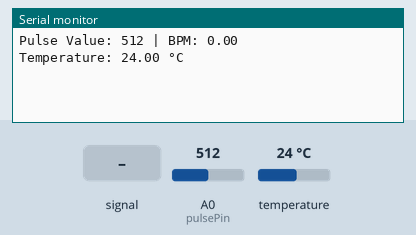
The sketch below on a simulated Arduino Uno, built with avr-gcc and run on an emulated ATmega328P. Shown: the last lines printed to the serial monitor. The test bench sets the inputs (shaded band); at power-on: temperature 24 °C, A0 (pulsePin) = 512.

Above: at 11.5 s.
11.6 s: A0 (pulsePin) fed a 200 Hz sine of ±81 counts around its level
At 12.2 s:
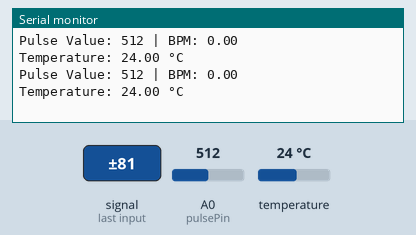
20.2 s: temperature set to 12 °C
At 22.7 s:
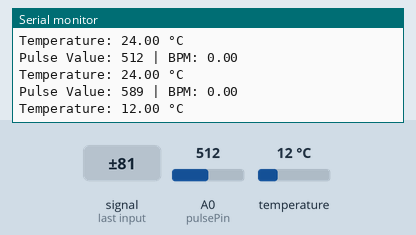
28.8 s: A0 (pulsePin) set to 530
At 34.5 s:
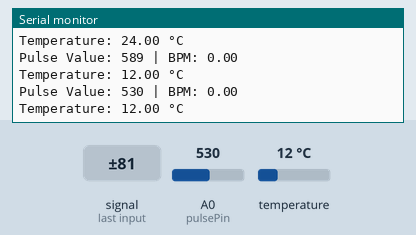
37.4 s: A0 (pulsePin) fed a 1000 Hz sine of ±255 counts around its level
46.0 s: temperature set to 19 °C
At 47.0 s:
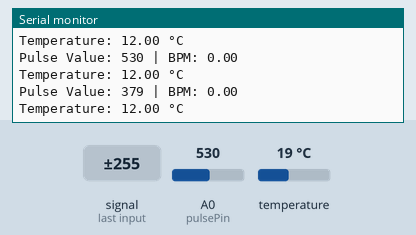
54.6 s: A0 (pulsePin) set to 511
At 55.6 s:
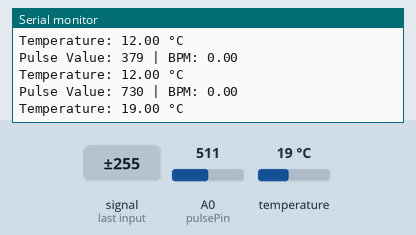
Timing chart, 0 to 57.6 s (numbered marks = the images above; inputs shaded):
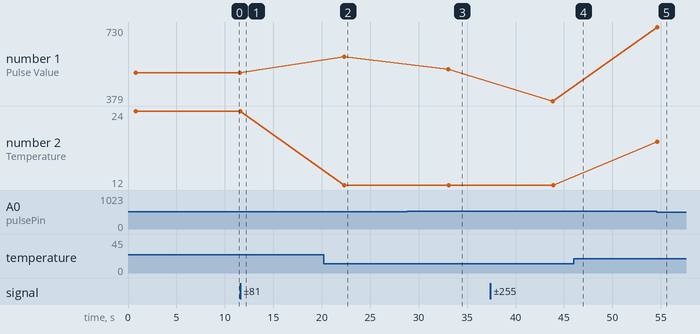

The sketch:

Pulse_Temp.ino
```cpp
#include <OneWire.h>
#include <DallasTemperature.h>

// Data wire is plugged into pin 8 on the Arduino board
#define ONE_WIRE_BUS 8
OneWire oneWire(ONE_WIRE_BUS);
DallasTemperature sensors(&oneWire);

// Pulse sensor connected to analog pin A0
const int pulsePin = A0;
int pulseValue = 0;
int threshold = 520; // Adjust this threshold as needed based on your sensor

// Variables for BPM calculation
unsigned long lastBeatTime = 0;
int beatCount = 0;
float BPM = 0;

void setup() {
  // Start the serial communication
  Serial.begin(9600);

  // Start the temperature sensor library
  sensors.begin();

  // Initialize the last beat time
  lastBeatTime = millis();
}

void loop() {
  // Read the pulse sensor value
  pulseValue = analogRead(pulsePin);

  // Check if the pulse value exceeds the threshold (indicating a beat)
  if (pulseValue > threshold) {
    // Ensure it's a valid beat by waiting for a small interval (debouncing)
    if (millis() - lastBeatTime > 250) { // 250ms debounce period
      beatCount++;
      lastBeatTime = millis();
    }
  }

  // Calculate BPM every 60 seconds
  if (millis() - lastBeatTime >= 60000) {
    BPM = (beatCount / 60.0) * 60.0; // Beats per minute
    beatCount = 0; // Reset beat count for the next period
    lastBeatTime = millis();
  }

  // Request temperature measurements
  sensors.requestTemperatures();

  // Fetch the temperature in Celsius
  float temperatureC = sensors.getTempCByIndex(0);

  // Print the pulse sensor value and BPM
  Serial.print("Pulse Value: ");
  Serial.print(pulseValue);
  Serial.print(" | BPM: ");
  Serial.println(BPM);

  // Print the temperature value
  Serial.print("Temperature: ");
  Serial.print(temperatureC);
  Serial.println(" °C");

  // Wait for a bit before taking another reading
  delay(10000);
}
```

Measured:
- after the input at 20.2 s, the serial monitor: prints a new line after 2.1 s (image 2)
- after the input at 28.8 s, the serial monitor: prints a new line after 4.3 s (image 3)
- plotted number 1: 589 → 530 after the input at 28.8 s, 530 → 379 after the input at 37.4 s
- plotted number 2: 24 → 12 after the input at 20.2 s
